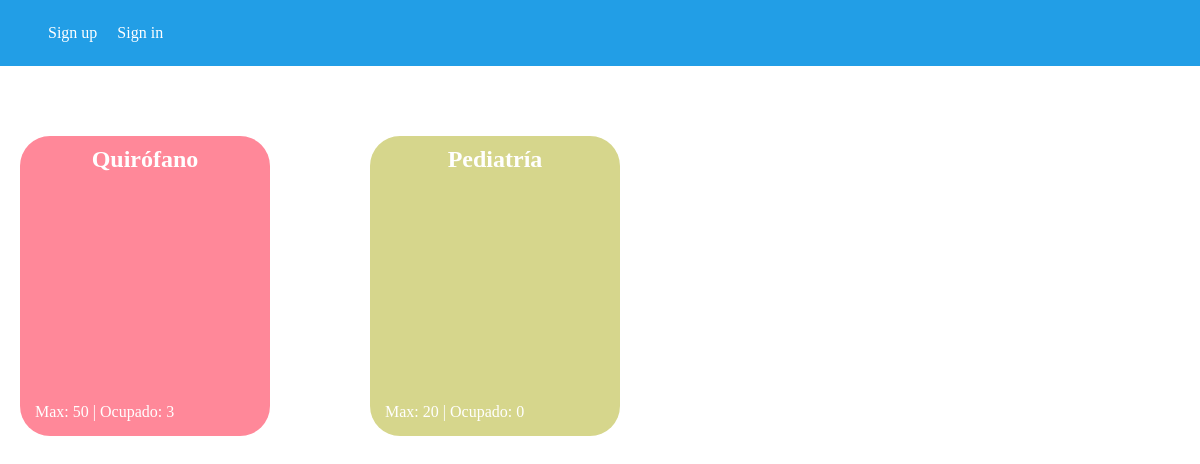
The app's page /, older data.
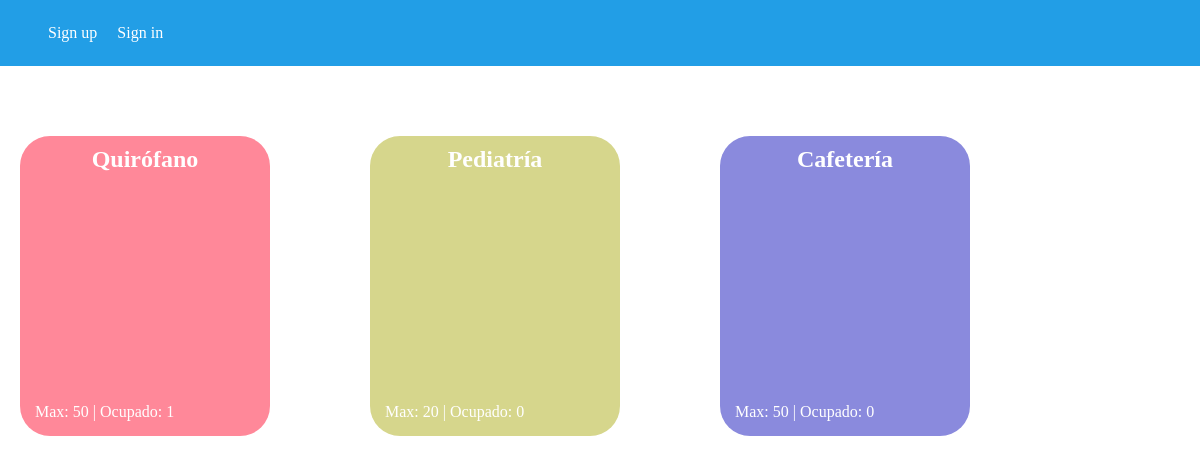
The same page, newer data.
### administracion/models.py (models this page shows, shortened)
class Zona(models.Model):
    nombre_zona = models.CharField(max_length=50)
    cant_pacientes = models.IntegerField()

### main/views.py (the view)
# urls.py: path('', views.home, name="home") # URL Pagina principal
def home(request):
    zonas = models.Zona.objects.all()
    for zona in zonas:
        zona.cantidad_actual_pacientes = zona.paciente_set.count()
    return render(request, 'home.html',{
        'zonas': zonas
    })

### main/templates/home.html (shortened to what this page needs)
{% extends 'base.html' %} {% load static %}
    {% block content %}
    <div class="zonas">
      {% for zona in zonas %}
        <a href="{% url 'detalle_zona' zona.id %}" class="zona {{zona.nombre_zona}}">
          <h2>{{zona.nombre_zona}}</h2>
          <p>Max: {{zona.cant_pacientes}} | Ocupado: {{zona.cantidad_actual_pacientes}}</p>
        </a>
      {% endfor %}
    </div>
    {% endblock content %}

Row changes from the older to the newer data that the page shows:
computed for Zona "Quirófano": cantidad_actual_pacientes "3" → "1"
added Zona: nombre_zona "Cafetería", cant_pacientes "50", cantidad_actual_pacientes "0"
